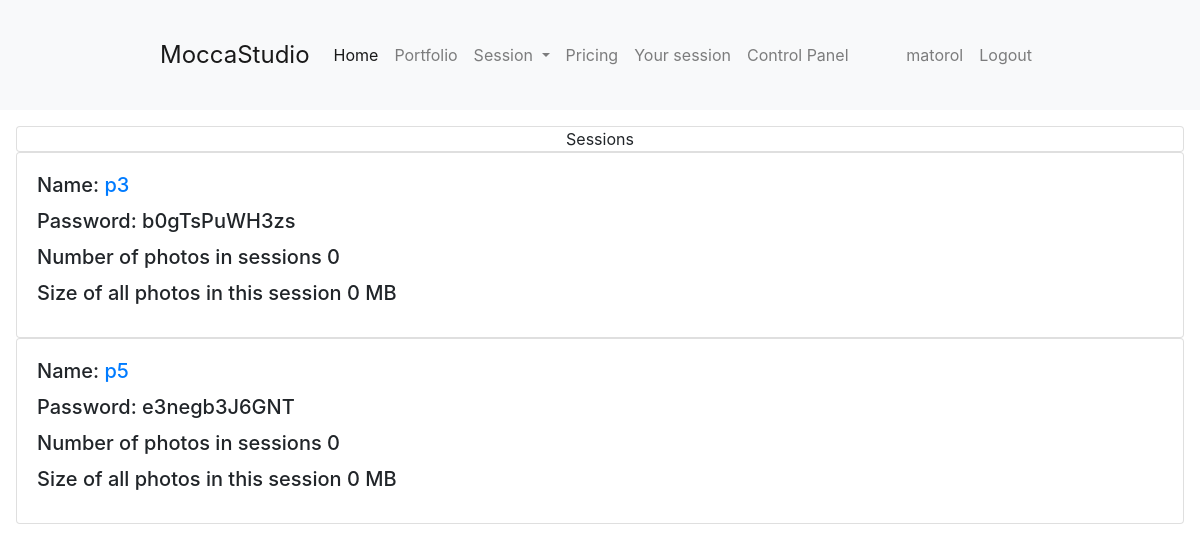
Page /control_panel/view_sessions/ (signed in) on the earlier database version.
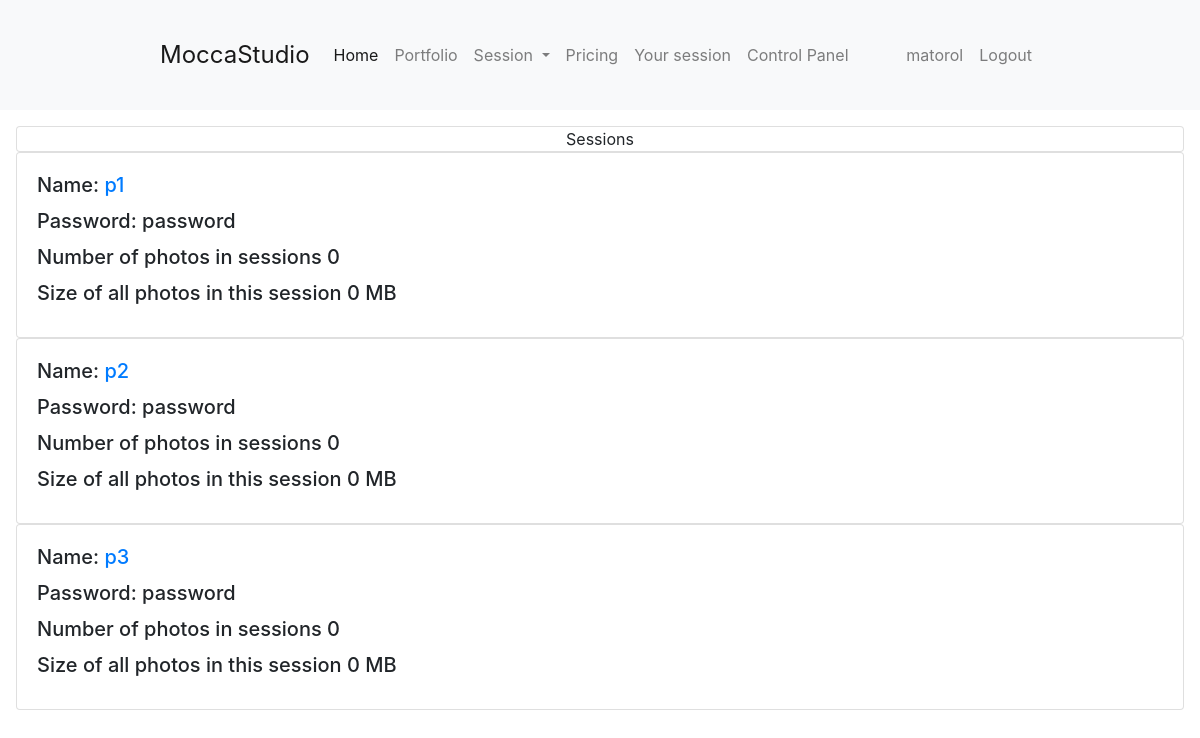
Same page on the later database version.
### main/models.py (models this page shows, shortened)
class Session(models.Model):
    name = models.CharField(max_length=100, unique=True)
    password = models.CharField(max_length=100, default="password")

### main/views.py (the view)
# urls.py: path("control_panel/view_sessions/", views.view_sessions, name="view_sessions"),
@user_passes_test(lambda user: user.is_superuser)
def view_sessions(request):
    sessions = Session.objects.all()
    for session in sessions:
        photos = session.photo_set.all()
        photos_size = []
        for photo in photos:
            photos_size.append(photo.image.size / (1024*1024))
        photos_size_in_session = round(sum(photos_size))
        session.photos_size_in_session = photos_size_in_session
    context = {'sessions': sessions}
    return render(request, 'main/control_panel/view_sessions.html', context)

### main/templates/main/control_panel/view_sessions.html (shortened to what this page needs)
{% extends 'main/base.html' %}
{% block content %}
{% if user.is_superuser %}
<div class="m-3">
    <div class="card text-center">Sessions</div>
    {% for session in sessions %}
        <div class="card">
            <div class="card-body">
                <div class="row">
                    <div class="col-md-9">
                        <h5 class="card-title">Name: <a href="{% url 'view_session' session.name %}">{{ session.name }}</a> </h5>
                        <h5 class="card-title">Password: {{ session.password }}</h5>
                        <h5 class="card-title">Number of photos in sessions {{ session.photo_set.all.count }}</h5>
                        <h5 class="card-title">Size of all photos in this session {{session.photos_size_in_session}} MB</h5>
                    </div>
                </div>
            </div>
        </div>
    {% endfor %}
</div>
{% endif %}
{% endblock %}

### main/templates/main/base.html (shortened to what this page needs)
<!DOCTYPE html>
<html lang="en">
<head>
    <link rel="stylesheet" href="https://cdn.jsdelivr.net/npm/bootstrap@4.3.1/dist/css/bootstrap.min.css">
    <link rel="stylesheet" href="https://cdnjs.cloudflare.com/ajax/libs/font-awesome/5.15.3/css/all.min.css">
    {% load static %}
    <link rel="stylesheet" type="text/css" href="{% static 'base.css' %}">
    <link rel="stylesheet" type="text/css" href="{% static 'lightbox/lightbox.min.css' %}">
</head>
<body>
    {% block nav %}
    <nav class="navbar navbar-expand-lg navbar-light bg-light">
        <a class="navbar-brand" href="/">MoccaStudio</a>
        <div class="collapse navbar-collapse" id="navbarSupportedContent">
        <ul class="navbar-nav mr-auto">
            <li class="nav-item active">
                <a class="nav-link" href="/home">Home <span class="sr-only">(current)</span></a>
            </li>
            <li class="nav-item">
                <a class="nav-link" href="/portfolio">Portfolio</a>
            </li>
            <li class="nav-item dropdown">
                <a class="nav-link dropdown-toggle" href="#" id="navbarDropdown" role="button" data-toggle="dropdown" aria-haspopup="true" aria-expanded="false">
                    Session
                </a>
            </li>
            <li class="nav-item">
                <a class="nav-link" href="/pricing">Pricing</a>
            </li>
            {% if user.is_authenticated %}
            <li class="nav-item">
                <a class="nav-link" href="/sessions/{{user.username}}">Your session</a>
            </li>
            {% endif %}
            {% if user.is_superuser %}
            <li class="nav-item">
                <a class="nav-link" href="/control_panel">Control Panel</a>
            </li>
            {% endif %}
        </ul>
        <ul class="navbar-nav ml-auto">
            {% if user.is_authenticated %}
                <li class="nav-item">
                    <a class="nav-link" href="/profile">{{user.username}}</a>
                </li>
                <span class="nav-item">
                    <a class="nav-link" href="/logout">Logout</a>
                </span>
            {% endif %}
        </ul>
        </div>
    </nav>
    {% endblock %}
    {% block content %}
    {% endblock %}
</body>
</html>

### main/static/base.css (style rules this page uses)
body { font-size: 1.0rem; }
.navbar { padding: 2rem 10rem; }
.navbar-brand { font-size: 1.5rem; }

Differences in the rows shown:
removed Session: name "p3", password "b0gTsPuWH3zs", photo_set.all.count "0", photos_size_in_session "0"
removed Session: name "p5", password "e3negb3J6GNT", photo_set.all.count "0", photos_size_in_session "0"
added Session: name "p1", password "password", photo_set.all.count "0", photos_size_in_session "0"
added Session: name "p2", password "password", photo_set.all.count "0", photos_size_in_session "0"
added Session: name "p3", password "password", photo_set.all.count "0", photos_size_in_session "0"
